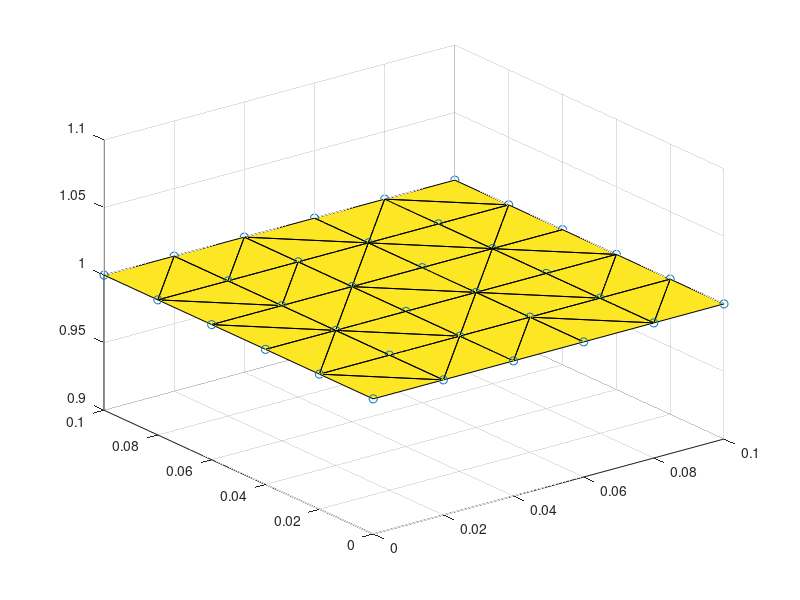

The MATLAB source for this figure: (Note: this script raises an error after producing the figure.)
%% Driver for square membrane deformed under transverse load problem

clear; close all; clc;
tic;

% Flag to control which element to use
useT6QuadEle = false;

%**************************** Generate Mesh ******************************%

% The dimensions for the square membrane in metres.
xlim = 0.1;
ylim = 0.1;
x_incr = 0.02;
y_incr = 0.02;

x_val = 0:x_incr:xlim;
y_val = 0:y_incr:ylim;
z_val = 1;
[mesh_x,mesh_y,mesh_z] = meshgrid(x_val,y_val,z_val);

% Generate the mesh with 3-node triangles
IEN = delaunay(mesh_x,mesh_y);

% Convert the mesh grid points into transpose(x_ia)
numNodes = numel(mesh_x);

% The node co-ordinates for 3-node triangles
X = [reshape(mesh_x,numNodes,1), reshape(mesh_y,numNodes,1),...
    reshape(mesh_z,numNodes,1)];

if(useT6QuadEle)
    % Convert the mesh to have 6-node triangles
    [IEN,X] = convertToT6Mesh(IEN,X);
    numNodes = size(X,1);
    quadOrder = 2;
else
    quadOrder = 1;
end

trisurf(IEN(:,1:3),X(:,1),X(:,2),X(:,3));
hold on;
scatter3(X(:,1),X(:,2),X(:,3));
hold off;

%****************** Boundary Condition and Meta Arrays *******************%

% Need to know the Global DOF number that has to be constrained. We will
% also constrain the plate to remain stationary in the z-direction

dofPerNode = 3;

% The Boundary condition cell array
BC = cell(1,3);

% Get co-ordinates of all nodes on the sides of the square membrane
constrainedSide1 = X(X(:,2)== 0,:);
constrainedSide2 = X(X(:,1)== xlim,:);
constrainedSide3 = X(X(:,2)== ylim,:);
constrainedSide4 = X(X(:,1)== 0,:);

temp = [constrainedSide1;constrainedSide2;constrainedSide3;...
    constrainedSide4];

% Remove duplicate rows from the matrix temp
temp = sortrows(temp);
difference = abs(diff([temp;[NaN,NaN,NaN]]));
BC{1,1} = temp(sum(difference,2)~=0,:); % The points to be constrained
BC{1,2} = 3*ones(size(BC{1,1},1),1); % The direction to be constrained (z)
BC{1,3} = zeros(size(BC{1,1},1),1); % Constraint value (0)

prescribedDOF = getBCmatrix(BC,X);

% Generate ID matrix
ID = zeros(numNodes*dofPerNode,2);
ID(:,1) = 1:numNodes*dofPerNode;

unknownDOFs = (1:numNodes*dofPerNode).';
unknownDOFs(prescribedDOF(:,1)) = [];

globalEqNum = 1;
for i = 1:numel(unknownDOFs)
    ID(unknownDOFs(i),2) = globalEqNum;
    globalEqNum = globalEqNum + 1;
end

%************************ Set problem parameters *************************%

% External transverse load in N/m^2
f_max = 1000;
deltaF = 10;
f_steps = f_max/deltaF;

% Thickness of the membrane in metres
H = 0.001*ones(size(IEN,1),1);

% The thickness stretch
L = 0.5*ones(size(IEN,1),1);

% Elastic constants in N/m^2
lambda = 4*10^6;
mu = 4*10^4;

%****************************** Assembly *****************************%

% Back-up original configuration
H_orig = H;
X_orig = X;

% Calculate initial guess for displacement in z-direction.
% We are taking advantage of features peculiar to mesh geometry when using
% reshape()
xtemp = reshape(X(:,1),sqrt(numNodes),sqrt(numNodes));
ytemp = reshape(X(:,2),sqrt(numNodes),sqrt(numNodes));
u_z = 10^(-2)*xlim*(sin(xtemp*pi/xlim)+sin(ytemp*pi/ylim));
u_z = reshape(u_z,numNodes,1);

% Set x and y components of displacement to 0
u = [zeros(numNodes,2),u_z];

% Apply boundary condition u_z = 0 on the nodes on sides of the square.
rowCol = [ceil(prescribedDOF(:,1)/3),mod(prescribedDOF(:,1),3)];
rowCol(rowCol==0) = 3;
for i=1:size(rowCol,1)
    u(rowCol(i,1),rowCol(i,2)) = prescribedDOF(i,2);
end

% Prepare for passing to assembly function
X = reshape(X.',[dofPerNode*numNodes,1]);
u = reshape(u.',[dofPerNode*numNodes,1]);

% Calculate initial guess for deformed configuration
x = X + u;

tol = norm(mu)*norm(H)*10^(-12);
u_max = zeros(f_steps,1);
f_inc = zeros(f_steps,1);
for i=1:f_steps
    % Increment the force
    f = [0;0;i*deltaF];
    
    % Newton Iterations
    maxIter = 100;
    while(1)
        if(useT6QuadEle)
            [W,r,kiakb,L] = assemblyT6Quad(X,x,H,f,quadOrder,lambda,mu,...
                IEN,ID,L);
        else
            [W,r,kiakb,L] = assemblyT3Lin(X,x,H,f,quadOrder,lambda,mu,...
                IEN,ID,L);
        end
        %kiakb = sparse(kiakb);
        u_Newton = -kiakb\r;
        if(norm(r) < tol)
            fprintf('Converged. Norm(r) : %17.16f\n',norm(r));
            break;
        end
        if(norm(u_Newton) < eps*10)
            fprintf('Newton update is very small: %17.16f\n',...
                norm(u_Newton));
            break;
        end
        if(maxIter < 0)
            fprintf('Maximum iterations exceeded.\n');
            break;
        end
        maxIter = maxIter - 1;
        x(unknownDOFs) = x(unknownDOFs) + u_Newton;
    end
    fprintf(['Iterations: %d norm(r): %17.16f norm(u_Newton): ',...
        '%17.16f\n'],100-maxIter,norm(r),norm(u_Newton));
    
    % Caculate displacement
    u = x - X;
    u_max(i) = max(abs(u)); % Maximum deflection
    f_inc(i) = norm(f);
end
toc;

%************************** Plot the results *****************************%
figure(1)
plot(f_inc,u_max);
xlabel('Force (N)');
ylabel('Maximum deflection (m)');
title('Force vs. Deflection Curve');

figure(2);
x = reshape(x,[dim,numNodes]);
surf(x(1,:),x(2,:),x(3,:));